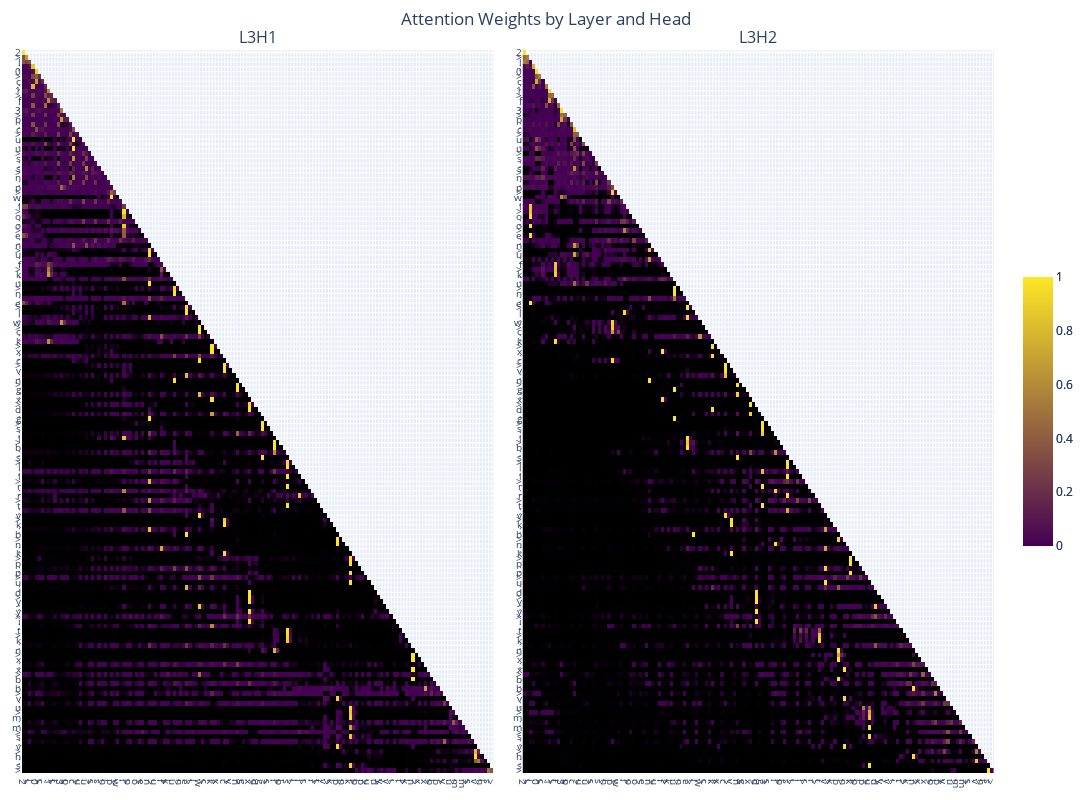

Write notebook code for a chart like this one.
### Markdown cell above
### Layer 3

### Code cell
weights = [attn_weight.detach().cpu().numpy()[0] for attn_weight in attn_weights]
plotly_fig = get_fig(weights, list(prompt), base_height=800, selected_layers=[2], selected_heads=[0, 1], selected_x_toks=list(range(150)), selected_y_toks=list(range(150)))
plotly_fig.write_html("assets/l3_attn_map.html")
plotly_fig.show()

### Figure 1 — Plotly figure (JSON) as saved in the notebook; plotly's stock layout.template omitted (floating-point values rounded to 4 significant figures; data arrays with more than 128 entries replaced by an {"elided": "..."} marker saying what was removed)
{"data": [{"colorbar": {"len": 0.4}, "colorscale": [[0, "black"], [0.001, "rgb(68,1,84)"], [1, "rgb(253,231,37)"]], "type": "heatmap", "x": {"elided": "150 int values"}, "xaxis": "x", "y": {"elided": "150 int values"}, "yaxis": "y", "z": {"elided": "150x150 float values"}, "zmax": 1, "zmin": 0}, {"colorbar": {"len": 0.4}, "colorscale": [[0, "black"], [0.001, "rgb(68,1,84)"], [1, "rgb(253,231,37)"]], "type": "heatmap", "x": {"elided": "150 int values"}, "xaxis": "x2", "y": {"elided": "150 int values"}, "yaxis": "y2", "z": {"elided": "150x150 float values"}, "zmax": 1, "zmin": 0}], "layout": {"annotations": [{"font": {"size": 16}, "showarrow": false, "text": "L3H1", "x": 0.2425, "xanchor": "center", "xref": "paper", "y": 1, "yanchor": "bottom", "yref": "paper"}, {"font": {"size": 16}, "showarrow": false, "text": "L3H2", "x": 0.7575, "xanchor": "center", "xref": "paper", "y": 1, "yanchor": "bottom", "yref": "paper"}], "height": 800, "margin": {"b": 20, "l": 20, "r": 20, "t": 50}, "showlegend": false, "title": {"text": "Attention Weights by Layer and Head", "x": 0.5}, "width": 1600, "xaxis": {"anchor": "y", "domain": [0, 0.485], "tickfont": {"size": 10}, "tickmode": "array", "ticktext": {"elided": "150 str values"}, "tickvals": {"elided": "150 int values"}, "type": "linear"}, "xaxis2": {"anchor": "y2", "domain": [0.515, 1], "tickfont": {"size": 10}, "tickmode": "array", "ticktext": {"elided": "150 str values"}, "tickvals": {"elided": "150 int values"}, "type": "linear"}, "yaxis": {"anchor": "x", "autorange": "reversed", "domain": [0, 1], "tickfont": {"size": 10}, "tickmode": "array", "ticktext": {"elided": "150 str values"}, "tickvals": {"elided": "150 int values"}, "type": "linear"}, "yaxis2": {"anchor": "x2", "autorange": "reversed", "domain": [0, 1], "tickfont": {"size": 10}, "tickmode": "array", "ticktext": {"elided": "150 str values"}, "tickvals": {"elided": "150 int values"}, "type": "linear"}}}
